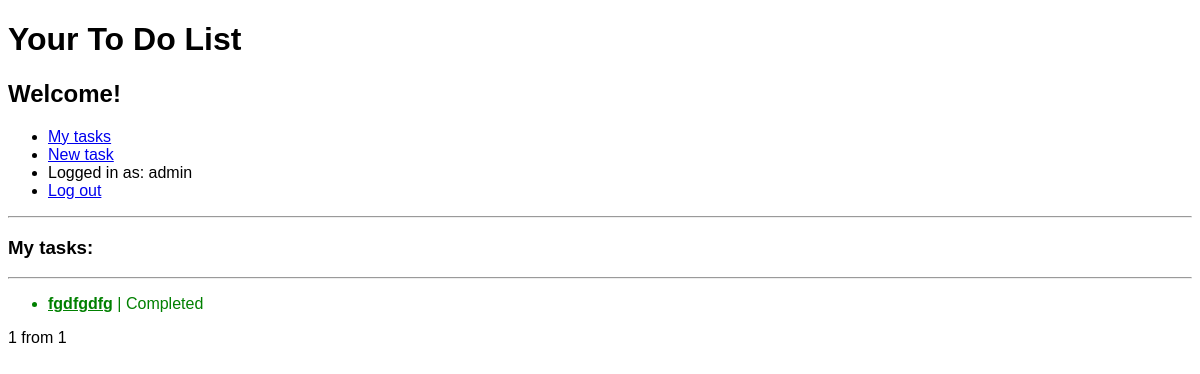
Page /todo/ (signed in) on the earlier database version.
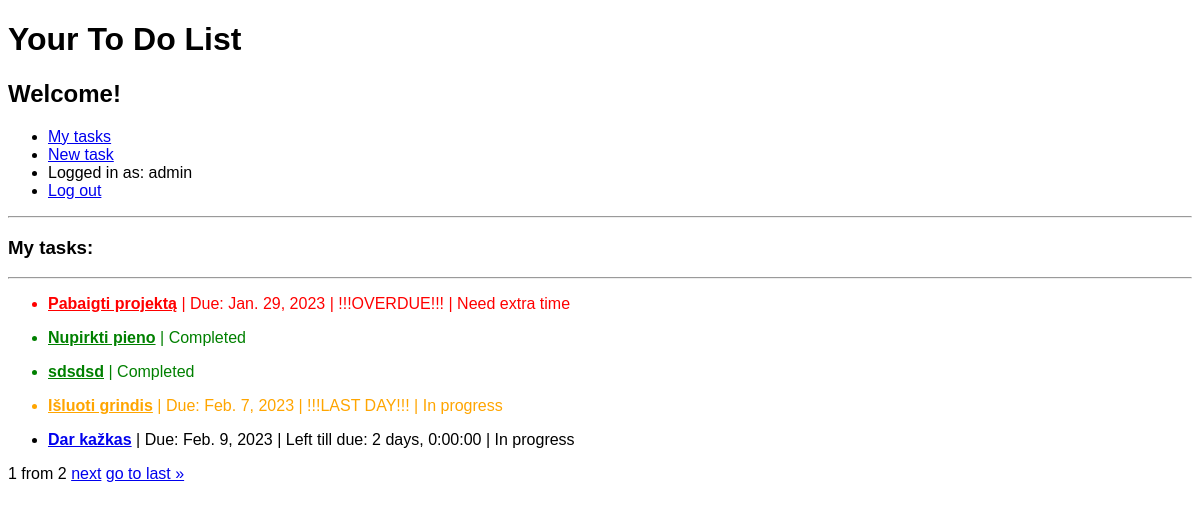
Same page on the later database version.
### todo/models.py (models this page shows, shortened)
class Task(models.Model):
    task = models.CharField('Task', max_length=100, help_text='Task name')
    description = models.TextField('Description', max_length=1000, default="No comments.", help_text='Add a description/check list')
    insDate = models.DateTimeField('Instance date', auto_now_add=True)
    dueDate = models.DateField('Due date')
    user = models.ForeignKey(User, on_delete=models.SET_NULL, null=True, blank=True)
    def is_overdue(self):
        if self.dueDate and date.today() > self.dueDate:
            return True
        return False
    def is_lastday(self):
        if self.dueDate and date.today() == self.dueDate:
            return True
        return False
    def days_tilldue(self):
        if self.dueDate:
            due = self.dueDate - date.today()
        return due
    LOAN_STATUS = (
        ('c', 'Completed'),
        ('i', 'In progress'),
        ('u', 'Urgent'),
        ('n', 'Need extra time'),
    )
    status = models.CharField(
        max_length=1,
        choices=LOAN_STATUS,
        blank=True,
        default='i',
        help_text='Status',
    )
    class Meta:
        ordering = ['dueDate']

### todo/views.py (the view)
# urls.py: path('', views.TaskListView.as_view(), name='tasks'),
class TaskListView(LoginRequiredMixin, generic.ListView):
    model = Task
    paginate_by = 5
    context_object_name = 'tasks'
    template_name = 'tasks.html'
    def get_queryset(self):
        return Task.objects.filter(user=self.request.user)

### todo/templates/tasks.html (shortened to what this page needs)
{%extends 'base.html' %}
{% block content %}
<h3>My tasks:</h3>
<hr>
{% if tasks %}
{% for task in tasks %}
<ul>
    {% if task.status == 'c' %}
    <li class='completed'><strong><a class='completed' href="{{ task.id }}">{{ task.task }}</a></strong> | {{ task.get_status_display }}</li>
    {% else %}
        {% if task.is_overdue %}
        <li class='overdue'><strong><a class='overdue' href="{{ task.id }}">{{ task.task }}</a></strong>  | Due: {{ task.dueDate }} | !!!OVERDUE!!!
        | {{ task.get_status_display }}</li>
        {% elif task.is_lastday %}
        <li class='lastday'><strong><a class='lastday' href="{{ task.id }}">{{ task.task }}</a></strong>  | Due: {{ task.dueDate }} | !!!LAST DAY!!!
        | {{ task.get_status_display }}
        {% else %}
        <li><strong><a href="{{ task.id }}">{{ task.task }}</a></strong> | Due: {{ task.dueDate }} | Left till due: {{ task.days_tilldue }} |
        {{ task.get_status_display }}</li>
        {% endif %}
    {% endif %}
</ul>
{% endfor %}
{% else %}
<p>You have no dedicated tasks at the moment, would you like to <a href="{% url 'user_task_new' %}">add some?</a>.</p>
{% endif %}
 <div class="pagination">
    <span class="step-links">
        <span class="current">
            {{ page_obj.number }} from {{ page_obj.paginator.num_pages }}
        </span>
        {% if page_obj.has_next %}
            <a href="?page={{ page_obj.next_page_number }}">next</a>
            <a href="?page={{ page_obj.paginator.num_pages }}">go to last &raquo;</a>
        {% endif %}
    </span>
</div>
{% endblock %}

### todo/templates/base.html (shortened to what this page needs)
<!DOCTYPE html>
{% load static %}
<html lang="en">
<head>
    <link rel=stylesheet href="{% static 'css/style.css' %}">
</head>
<h1>Your To Do List</h1>
<h2>Welcome!</h2>
<body>
<ul>
    {% if user.is_authenticated %}
    <li><a href="{% url 'tasks' %}">My tasks</a>
    <li><a class="nav-link" href="{% url 'user_task_new' %}">New task</a></li>
    <li>Logged in as: {{ user.get_username }}</li>
    <li><a class="nav-link" href="{% url 'logout'%}">Log out</a></li>
</ul>
<hr>
{% else %}
<p>You are not logged in, please log in, or <a href="{% url 'register'%}">register</a>!</p>
{% endif %}
{% block content %} {% endblock %}
</body>
</html>

### todo/static/css/style.css (style rules this page uses)
* { font-family: Verdana, sans-serif; }
.overdue { color: red; }
.lastday { color: orange; }
.completed { color: green; }

Differences in the rows shown:
removed Task: task "fgdfgdfg", status "Completed"
added Task: task "Pabaigti projektą", dueDate "Jan. 29, 2023", status "Need extra time"
added Task: task "Nupirkti pieno", status "Completed"
added Task: task "sdsdsd", status "Completed"
added Task: task "Išluoti grindis", dueDate "Feb. 7, 2023", status "In progress"
added Task: task "Dar kažkas", dueDate "Feb. 9, 2023", days_tilldue "2 days, 0:00:00", status "In progress"
Other differences:
{{ page_obj.paginator.num_pages }}: "1" → "2"
text now shown: "next go to last »"
